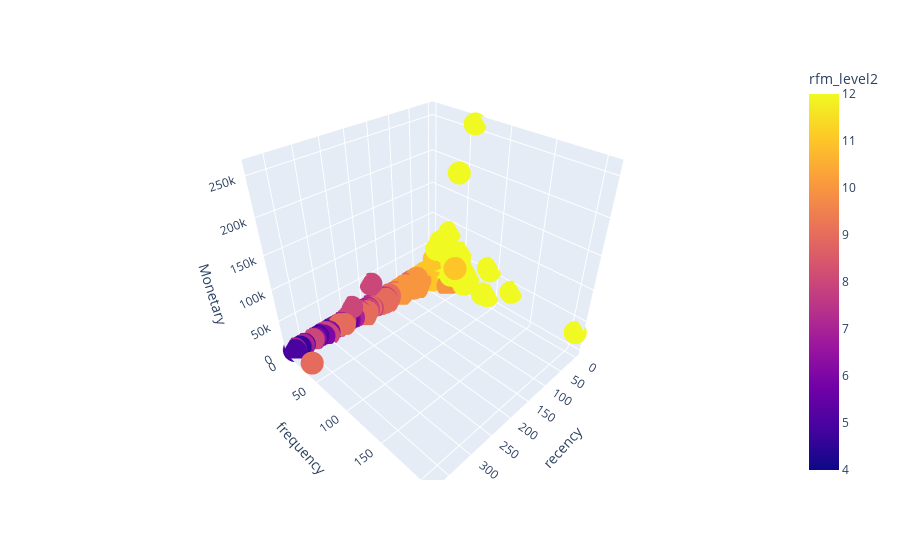

Notebook cell for this chart:
### Markdown cell above
### ii. Visualize Feature Distributions

To get a better understanding of the dataset, you can costruct a scatter matrix of each of the three features in the RFM data.

### Code cell
fig = px.scatter_3d(df_rfm, x='recency', y='frequency', z='Monetary',color="rfm_level2")
fig.show()

### Figure 1 — Plotly figure (JSON) as saved in the notebook; plotly's stock layout.template omitted (floating-point values rounded to 4 significant figures; data arrays with more than 128 entries replaced by an {"elided": "..."} marker saying what was removed)
{"data": [{"hovertemplate": "recency=%{x}<br>frequency=%{y}<br>Monetary=%{z}<br>rfm_level2=%{marker.color}<extra></extra>", "legendgroup": "", "marker": {"color": {"elided": "3910 int values"}, "coloraxis": "coloraxis", "symbol": "circle"}, "mode": "markers", "name": "", "scene": "scene", "showlegend": false, "type": "scatter3d", "x": {"elided": "3910 int values"}, "y": {"elided": "3910 int values"}, "z": {"elided": "3910 float values"}}], "layout": {"coloraxis": {"colorbar": {"title": {"text": "rfm_level2"}}, "colorscale": [[0, "#0d0887"], [0.1111, "#46039f"], [0.2222, "#7201a8"], [0.3333, "#9c179e"], [0.4444, "#bd3786"], [0.5556, "#d8576b"], [0.6667, "#ed7953"], [0.7778, "#fb9f3a"], [0.8889, "#fdca26"], [1, "#f0f921"]]}, "legend": {"tracegroupgap": 0}, "margin": {"t": 60}, "scene": {"domain": {"x": [0, 1], "y": [0, 1]}, "xaxis": {"title": {"text": "recency"}}, "yaxis": {"title": {"text": "frequency"}}, "zaxis": {"title": {"text": "Monetary"}}}}}
